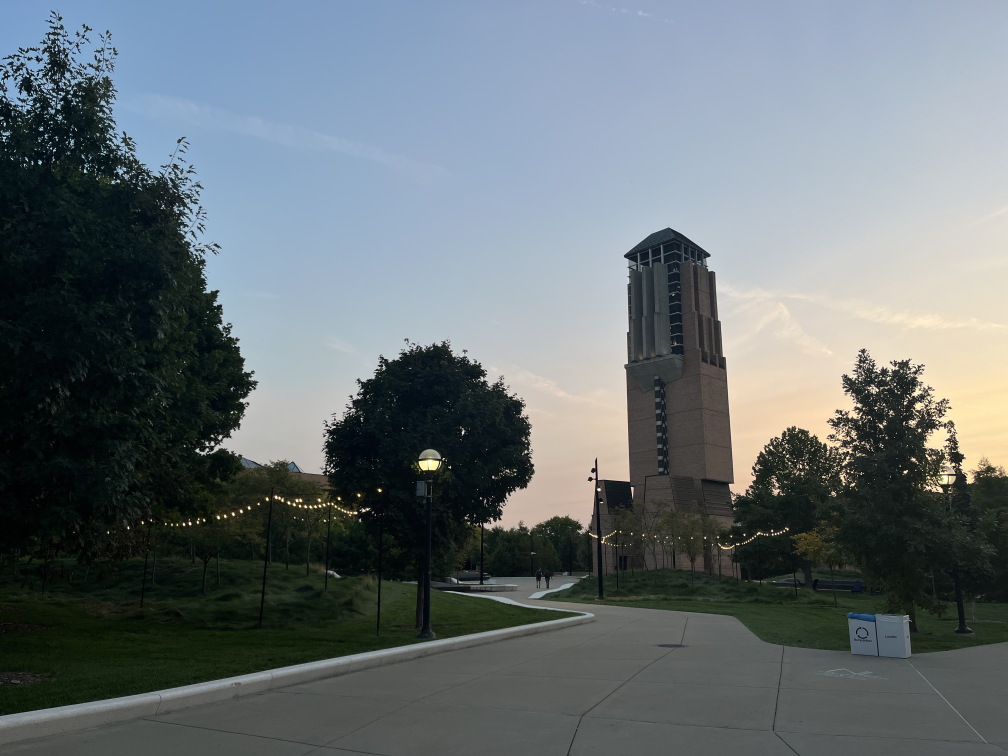
#> input picture 02-image-denoising/img.JPG, 4032 x 3024 px (shown at 1/4 size)
$ python image_denoising.py img.JPG
#> lines starting #> are read from the running program, lines starting #| are printed output that depends on the picture
import cv2
import numpy as np
import matplotlib.pyplot as plt
import sys


def get_noisy_image(path, mean, sigma):
    img = cv2.imread(path, cv2.IMREAD_GRAYSCALE)
    img = cv2.resize(img, (2000, 1500))
    gauss_noise = np.random.normal(mean, sigma, img.shape).astype(img.dtype)
    img_noisy = cv2.add(img, gauss_noise)
    return img, img_noisy

def get_noisy_image_color(path, mean, sigma):
#> called with path = 'img.JPG', mean = 0, sigma = 1
    img= cv2.imread(path) #BGR
#> img is the input picture: shape (3024, 4032, 3); mean B, G, R 115.7, 112.2, 103.3
    img = cv2.cvtColor(img, cv2.COLOR_BGR2RGB)
    img = cv2.resize(img, (2000, 1500))
#> img: shape (1500, 2000, 3)
    row, col, ch = img.shape
#> row = 1500; col = 2000; ch = 3
    gauss = np.random.normal(mean, sigma, (row, col, ch))
    gauss_noise = gauss.reshape(row, col, ch).astype('uint8')
    img_noisy = cv2.add(img, gauss_noise)
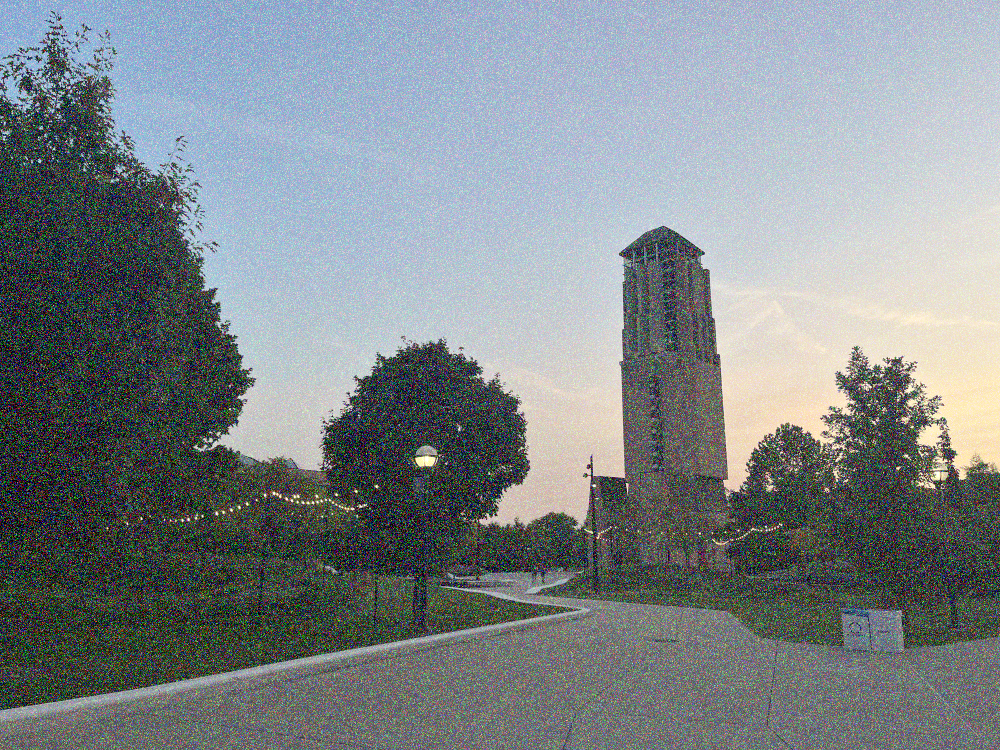
#> img_noisy: shape (1500, 2000, 3) (shown at 1/2 size); mean R, G, B 127.5, 134.8, 137.9
    return img, img_noisy

def visualization(imgs: dict, save_name):
    cnt = len(imgs)
    fig, axes = plt.subplots(3, 2, figsize = (6, 8))
    axes = axes.flatten()

    num = 0
    img_noisy = None
    for img in imgs:
        axes[num].imshow(imgs[img], cmap = 'gray')
        axes[num].axis('off')

        if img == 'img_orig':
            img_noisy = imgs[img]
            axes[num].set_title(img)
        else:
            psnr = cv2.PSNR(img_noisy, imgs[img])
            axes[num].set_title(img + f', psnr: {psnr: .2f}')
        num += 1
    plt.tight_layout()
    plt.savefig('imgs/' + save_name)
    plt.show()

def get_mean_filter_results(img_orig, img_noisy):
    mean_filtering_3 = cv2.blur(img_noisy, (3, 3))
    mean_filtering_9 = cv2.blur(img_noisy, (9, 9))
    mean_filtering_21 = cv2.blur(img_noisy, (21, 21))
    mean_filtering_39 = cv2.blur(img_noisy, (39, 39))

    imgs = {'img_orig': img_orig,
            'img_noisy': img_noisy,
            'mean_filter_3': mean_filtering_3,
            'mean_filter_9': mean_filtering_9,
            'mean_filter_21': mean_filtering_21,
            'mean_filter_39': mean_filtering_39 }
    return imgs

def get_gaussian_filter_by_size_results(img_orig, img_noisy):
    gaussian_filtering_3 = cv2.GaussianBlur(img_noisy, (3, 3), 0)
    gaussian_filtering_9 = cv2.GaussianBlur(img_noisy, (9, 9), 0)
    gaussian_filtering_21 = cv2.GaussianBlur(img_noisy, (21, 21), 0)
    gaussian_filtering_39 = cv2.GaussianBlur(img_noisy, (39, 39), 0)

    imgs = {'img_orig': img_orig,
            'img_noisy': img_noisy,
            'gaussian_filter_3': gaussian_filtering_3,
            'gaussian_filter_9': gaussian_filtering_9,
            'gaussian_filter_21': gaussian_filtering_21,
            'gaussian_filter_39': gaussian_filtering_39}
    return imgs

def get_median_filter_results(img_orig, img_noisy):
    median_filtering_3 = cv2.medianBlur(img_noisy, 3)
    median_filtering_9 = cv2.medianBlur(img_noisy, 9)
    median_filtering_21 = cv2.medianBlur(img_noisy, 21)
    median_filtering_39 = cv2.medianBlur(img_noisy, 39)
    imgs = {'img_orig': img_orig,
            'img_noisy': img_noisy,
            'median_filter_3': median_filtering_3,
            'median_filter_9': median_filtering_9,
            'median_filter_21': median_filtering_21,
            'median_filter_39': median_filtering_39}
    return imgs

if __name__ == '__main__':

    # original image visualization
    img_color_orig, img_color_noisy = get_noisy_image_color(sys.argv[1], 0, 1)
    plt.subplot(1,2,1); plt.title('original image'); plt.axis('off'); plt.imshow(img_color_orig)
    plt.subplot(1,2,2); plt.title('noisy image'); plt.axis('off'); plt.imshow(img_color_noisy)
    fig = plt.gcf()
    fig.set_size_inches(12, 6)
    plt.tight_layout()
    plt.savefig('imgs/orig_and_deoise_images')
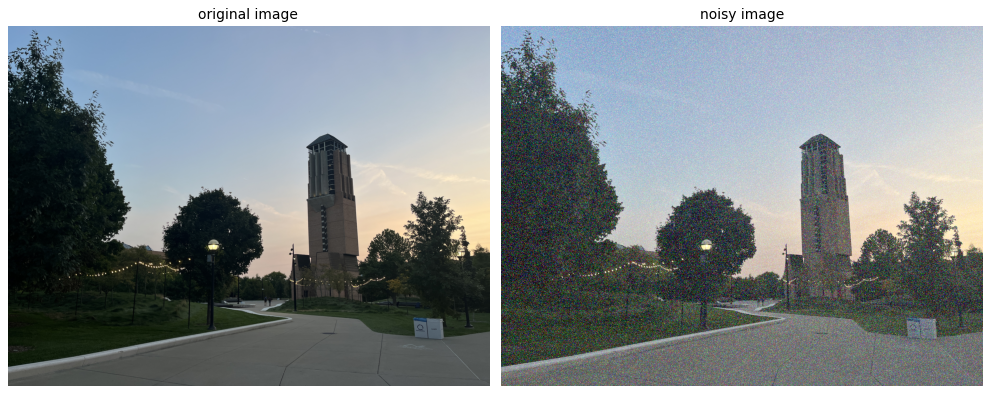
#> figure drawn by matplotlib, 2 panels
    plt.show()

    visualization(get_mean_filter_results(img_color_orig, img_color_noisy), "mean_filter_results")
#> in get_mean_filter_results, `mean_filtering_21 = cv2.blur(img_noisy, (21, 21))`:
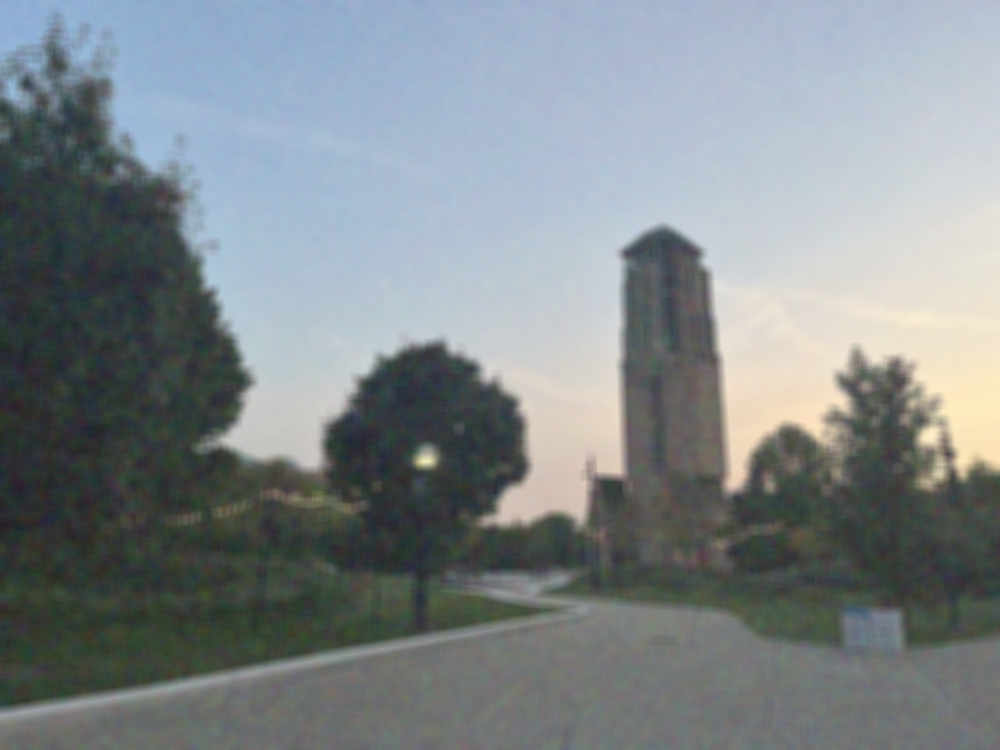
#> mean_filtering_21: shape (1500, 2000, 3) (shown at 1/2 size); mean R, G, B 127.5, 134.8, 137.9
#> in visualization, `cnt = len(imgs)`: cnt = 6
#> the loop in visualization, `for img in imgs:` made 6 passes
#> (img, psnr) on passes 2 to 6: ('img_noisy', 11.82), ('mean_filter_3', 17.46), ('mean_filter_9', 18.43), ('mean_filter_21', 18.18), ('mean_filter_39', 17.84)
#> img on pass 1: 'img_orig'
    visualization(get_gaussian_filter_by_size_results(img_color_orig, img_color_noisy), "gaussian_filter_results")
#> the loop in visualization (call 2), `for img in imgs:` made 6 passes
#> (img, psnr) on passes 2 to 6: ('img_noisy', 11.82), ('gaussian_filter_3', 17.17), ('gaussian_filter_9', 18.48), ('gaussian_filter_21', 18.48), ('gaussian_filter_39', 18.26)
    visualization(get_median_filter_results(img_color_orig, img_color_noisy), "median_filter_results")
#> in get_median_filter_results, `median_filtering_3 = cv2.medianBlur(img_noisy, 3)`:
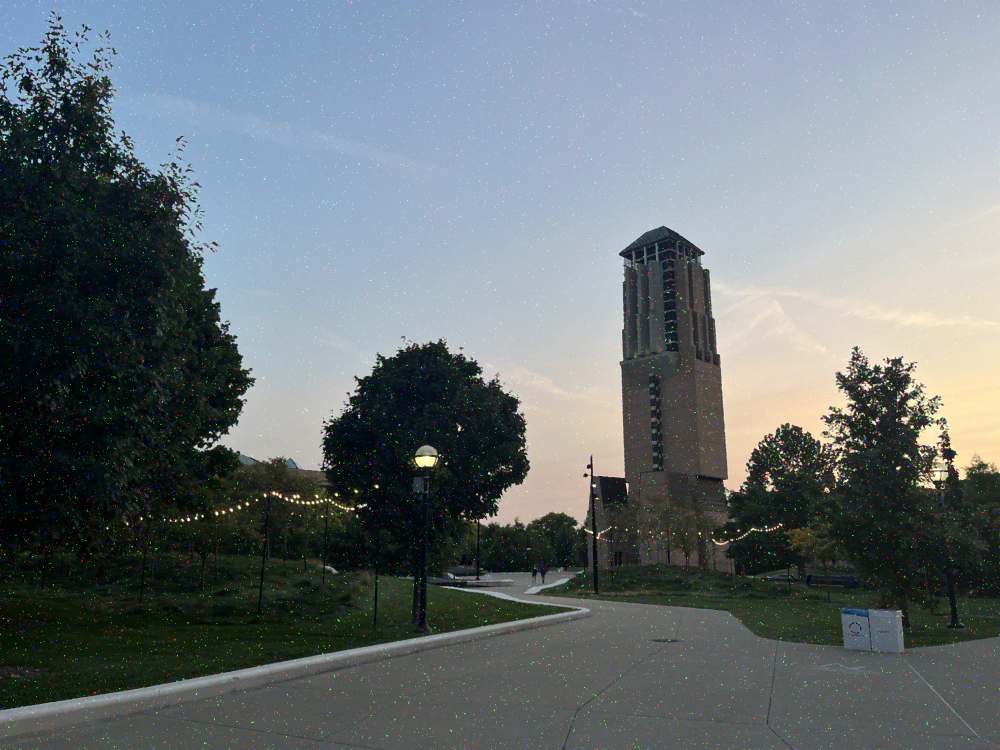
#> median_filtering_3: shape (1500, 2000, 3) (shown at 1/2 size); mean R, G, B 105.6, 114.4, 117.9
#> in get_median_filter_results, `median_filtering_9 = cv2.medianBlur(img_noisy, 9)`:
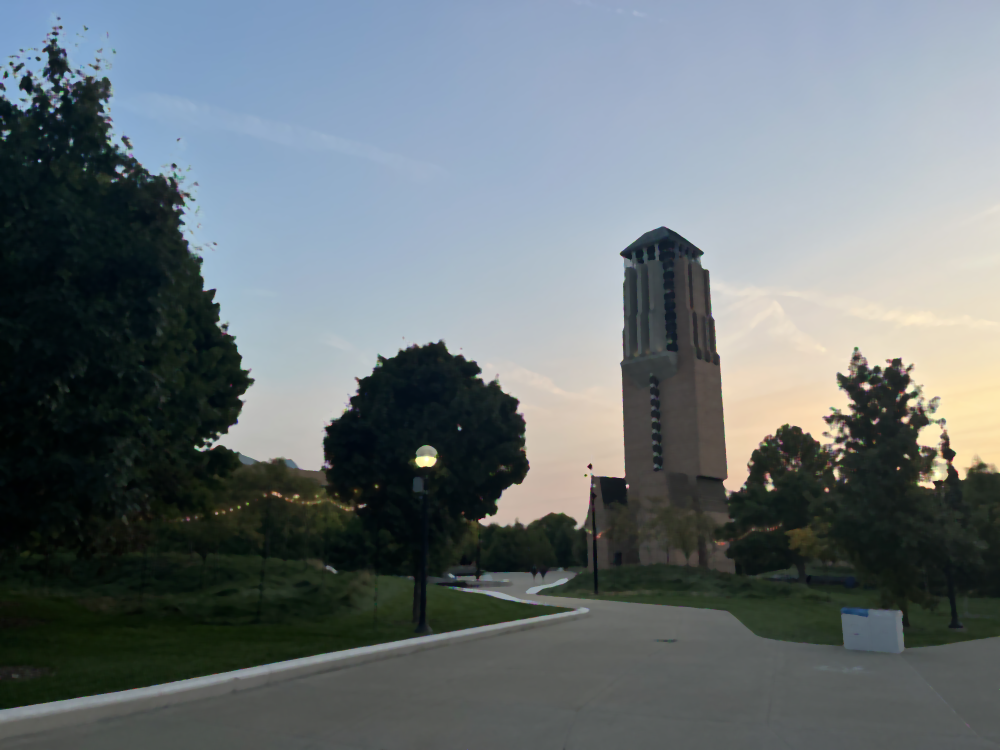
#> median_filtering_9: shape (1500, 2000, 3) (shown at 1/2 size); mean R, G, B 104.4, 113.3, 116.8
#> in get_median_filter_results, `median_filtering_39 = cv2.medianBlur(img_noisy, 39)`:
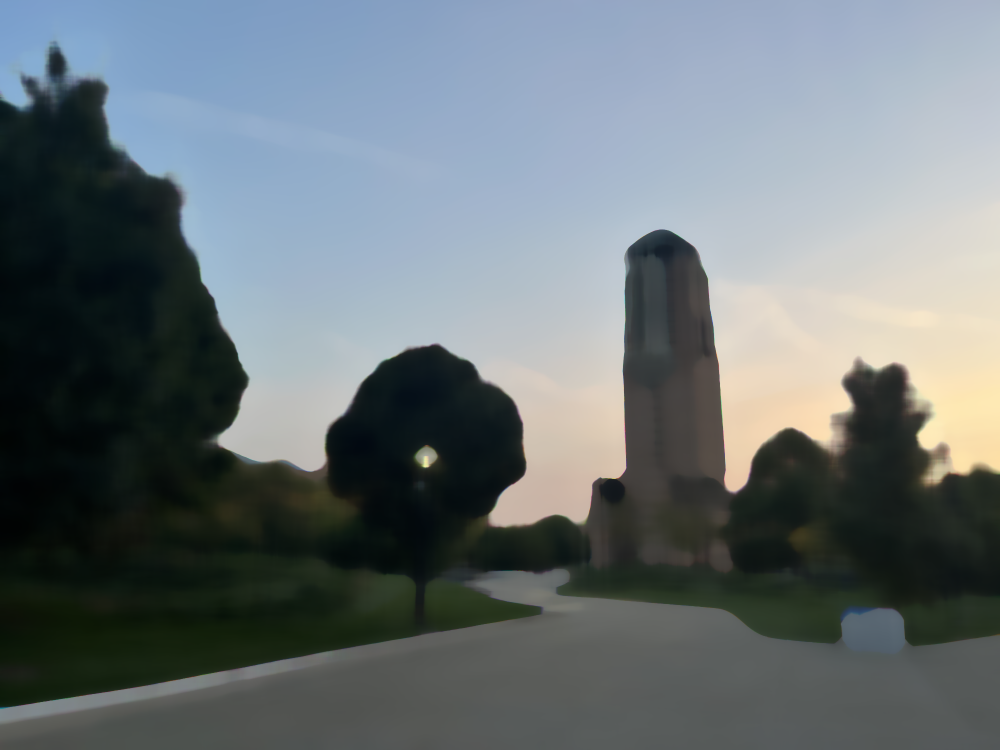
#> median_filtering_39: shape (1500, 2000, 3) (shown at 1/2 size); mean R, G, B 105, 113.9, 117.4
